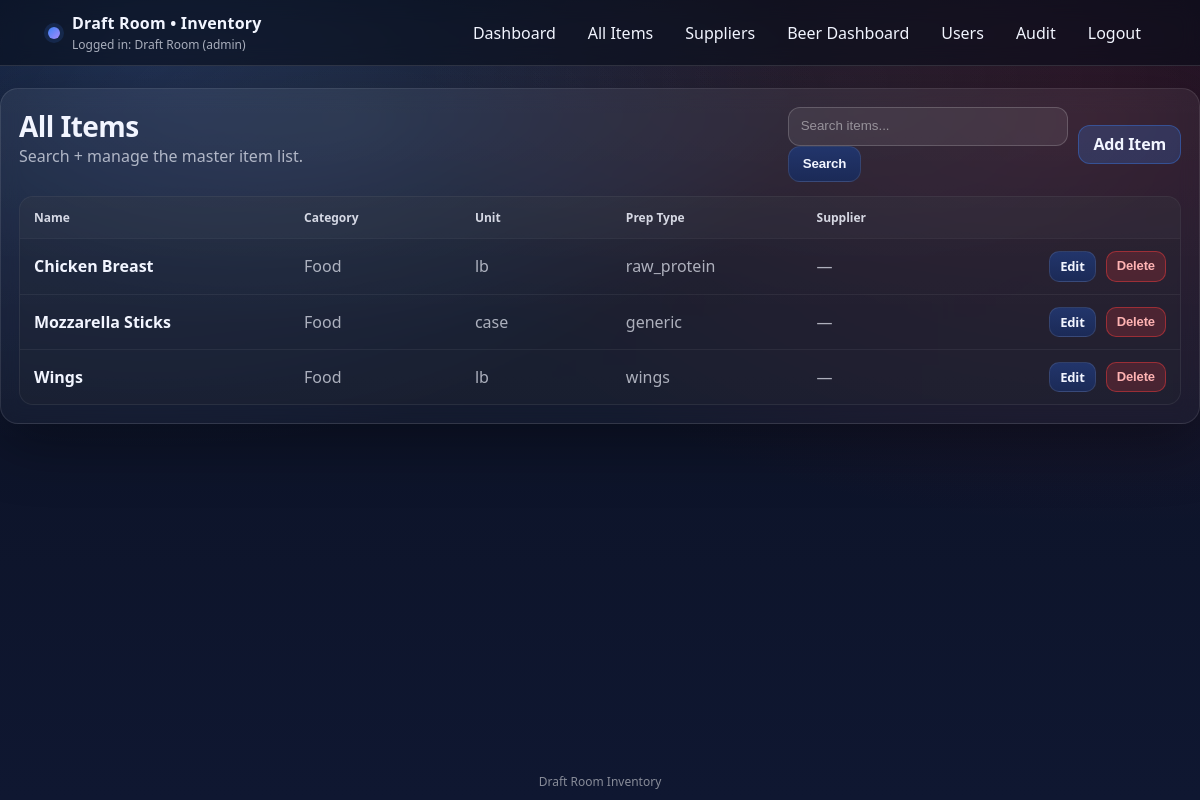
Page /items (signed in) on the earlier database version.
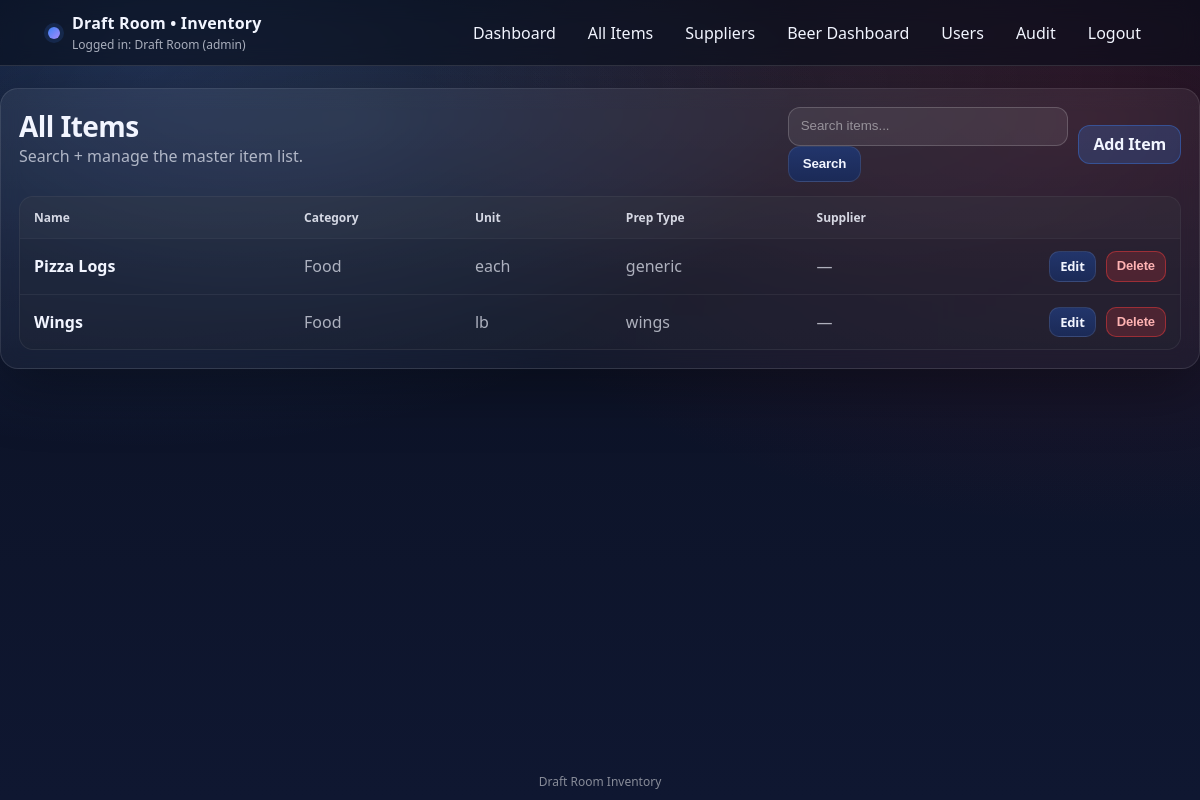
Same page on the later database version.
### app.py (models this page shows)
class Item(db.Model):
    __tablename__ = "items"
    id = db.Column(db.Integer, primary_key=True)
    name = db.Column(db.String(200), nullable=False, unique=True)
    category = db.Column(db.String(80), nullable=False, default="Food")
    prep_type = db.Column(db.String(40), nullable=False, default="generic")
    supplier_id = db.Column(db.Integer, db.ForeignKey("suppliers.id"), nullable=True)
    unit = db.Column(db.String(30), nullable=False, default="each")
    raw_freezer_days = db.Column(db.Integer, nullable=True)
    raw_cooler_days = db.Column(db.Integer, nullable=True)
    raw_out_days = db.Column(db.Integer, nullable=True)
    prepped_freezer_days = db.Column(db.Integer, nullable=True)
    prepped_cooler_days = db.Column(db.Integer, nullable=True)
    prepped_out_days = db.Column(db.Integer, nullable=True)
    sales_mode = db.Column(db.String(30), nullable=False, default="simple")
    pack1_label = db.Column(db.String(80), nullable=True, default="Single (10)")
    pack1_mult = db.Column(db.Integer, nullable=True, default=10)
    pack2_label = db.Column(db.String(80), nullable=True, default="Double (20)")
    pack2_mult = db.Column(db.Integer, nullable=True, default=20)
    pack3_label = db.Column(db.String(80), nullable=True, default="Room 120 Single (10)")
    pack3_mult = db.Column(db.Integer, nullable=True, default=10)
    pack4_label = db.Column(db.String(80), nullable=True, default="Room 120 Double (20)")
    pack4_mult = db.Column(db.Integer, nullable=True, default=20)
    created_at = db.Column(db.DateTime, nullable=False, default=utcnow)
    lots = db.relationship("InventoryLot", backref="item", cascade="all, delete-orphan")

### app.py (the view)
@app.get("/items")
def items_all():
    guard = require_view_access()
    if guard:
        return guard
    q = (request.args.get("q") or "").strip()
    query = Item.query
    if q:
        query = query.filter(Item.name.ilike(f"%{q}%"))
    items = query.order_by(Item.category.asc(), Item.name.asc()).all()
    suppliers = Supplier.query.order_by(Supplier.name.asc()).all()
    return render_template("items.html", items=items, suppliers=suppliers, q=q)

### app.py (called while the page is built)
def role_rank(role: str | None) -> int:
    if not role:
        return 0
    return ROLE_RANK.get(role.strip().lower(), 0)

def current_user() -> Optional["User"]:
    uid = session.get("user_id")
    if not uid:
        return None
    try:
        return User.query.get(int(uid))
    except Exception:
        return None

def current_user_role() -> str:
    if session.get("break_glass_admin") is True:
        return "admin"
    u = current_user()
    if not u:
        return ""
    return (u.role or "").lower()

def is_logged_in() -> bool:
    return (session.get("break_glass_admin") is True) or (session.get("user_id") is not None)

def can_manage_users() -> bool:
    return current_user_role() == "admin"

def can_edit_inventory() -> bool:
    return role_rank(current_user_role()) >= ROLE_RANK["manager"]

def can_view_inventory() -> bool:
    return role_rank(current_user_role()) >= ROLE_RANK["staff"] or (session.get("break_glass_admin") is True)

    def display_name(self) -> str:
        full = f"{(self.first_name or '').strip()} {(self.last_name or '').strip()}".strip()
        return full if full else self.username

### templates/items.html (shortened to what this page needs)
{% extends "base.html" %}
{% block content %}
<section class="card">
  <div class="cardhead">
    <div>
      <h1>All Items</h1>
      <span class="muted">Search + manage the master item list.</span>
    </div>
    <div class="actions">
      <form method="GET" action="/items" class="inline">
        <input class="input" name="q" placeholder="Search items..." value="{{ q or '' }}">
        <button class="btn" type="submit">Search</button>
      </form>
      {% if can_edit_inventory %}
        <a class="btn primary" href="/items/new">Add Item</a>
      {% endif %}
    </div>
  </div>
  {% if items and items|length > 0 %}
    <div class="table">
      <div class="row head" style="grid-template-columns: 1.3fr .8fr .7fr .9fr .9fr .8fr;">
        <div>Name</div>
        <div>Category</div>
        <div>Unit</div>
        <div>Prep Type</div>
        <div>Supplier</div>
      </div>
      {% for it in items %}
        <div class="row" style="grid-template-columns: 1.3fr .8fr .7fr .9fr .9fr .8fr;">
          <div class="strong">
            <a class="navlink" style="padding:0; border:none;" href="/items/{{ it.id }}">{{ it.name }}</a>
          </div>
          <div class="muted">{{ it.category }}</div>
          <div class="muted">{{ it.unit }}</div>
          <div class="muted">{{ it.prep_type }}</div>
          <div class="muted">{{ it.supplier.name if it.supplier else "—" }}</div>
          <div class="row-actions">
            {% if can_edit_inventory %}
              <a class="btn small" href="/items/{{ it.id }}/edit">Edit</a>
              <form method="POST" action="/items/{{ it.id }}/delete" class="inline">
                <button class="btn small danger" type="submit"
                        onclick="return confirm('Delete this item? (Only allowed if no history exists)')">
                  Delete
                </button>
              </form>
            {% else %}
              <span class="muted smalltxt">view only</span>
            {% endif %}
          </div>
        </div>
      {% endfor %}
    </div>
  {% else %}
    <div class="empty">No items yet.</div>
  {% endif %}
</section>
{% endblock %}

Differences in the rows shown:
removed Item: name "Chicken Breast", category "Food", unit "lb", prep_type "raw_protein", supplier "—"
removed Item: name "Mozzarella Sticks", category "Food", unit "case", prep_type "generic", supplier "—"
added Item: name "Pizza Logs", category "Food", unit "each", prep_type "generic", supplier "—"
